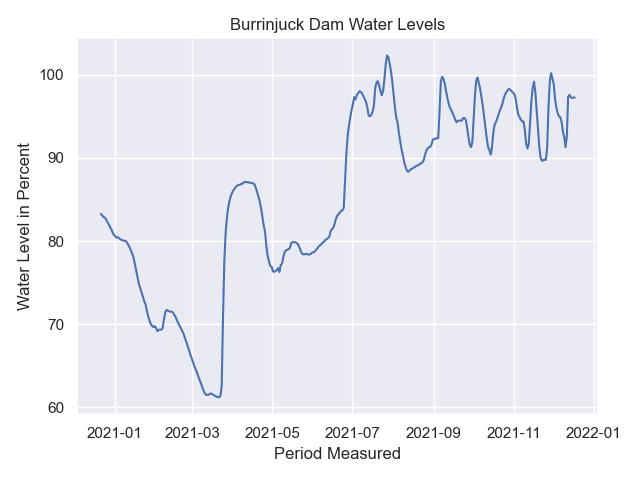

Write Python code to recreate this figure.
import matplotlib.pyplot as plt
import pandas as pd
import seaborn as sns

sns.set_theme(style="darkgrid")

#reading in data from CSV
df = pd.read_csv('Burrinjuck_Dam_Percentage_Full.csv', delimiter=',', parse_dates=[0], skiprows=3)
#converting column to datetime to order data correctly
date = df.iloc[3:len(df), 0]
percentage_full = df.iloc[3:len(df), 1]

#drawing the figure and axis
fig, ax = plt.subplots()
#plotting
ax.plot(date, percentage_full)
ax.set_title("Burrinjuck Dam Water Levels")
plt.ylabel("Water Level in Percent")
plt.xlabel("Period Measured")
plt.tight_layout()
plt.show()
